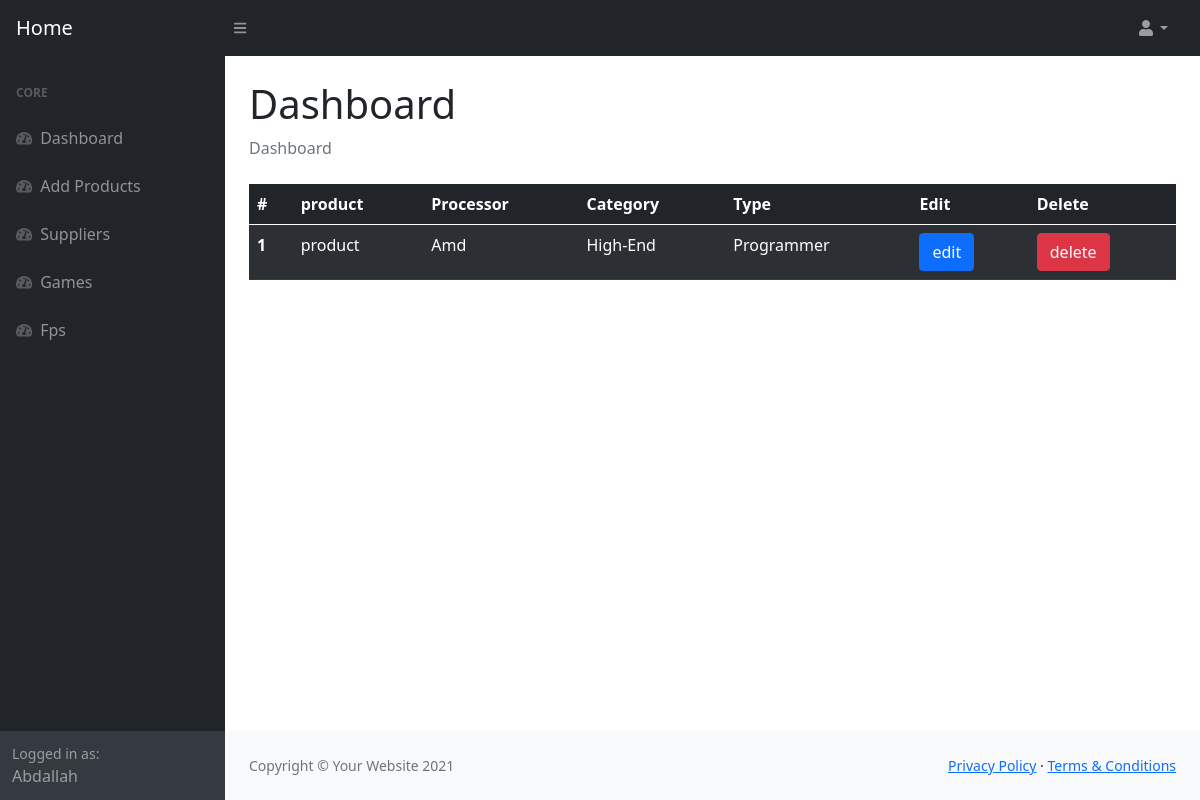
Page /dashboard/ (signed in) on the earlier database version.
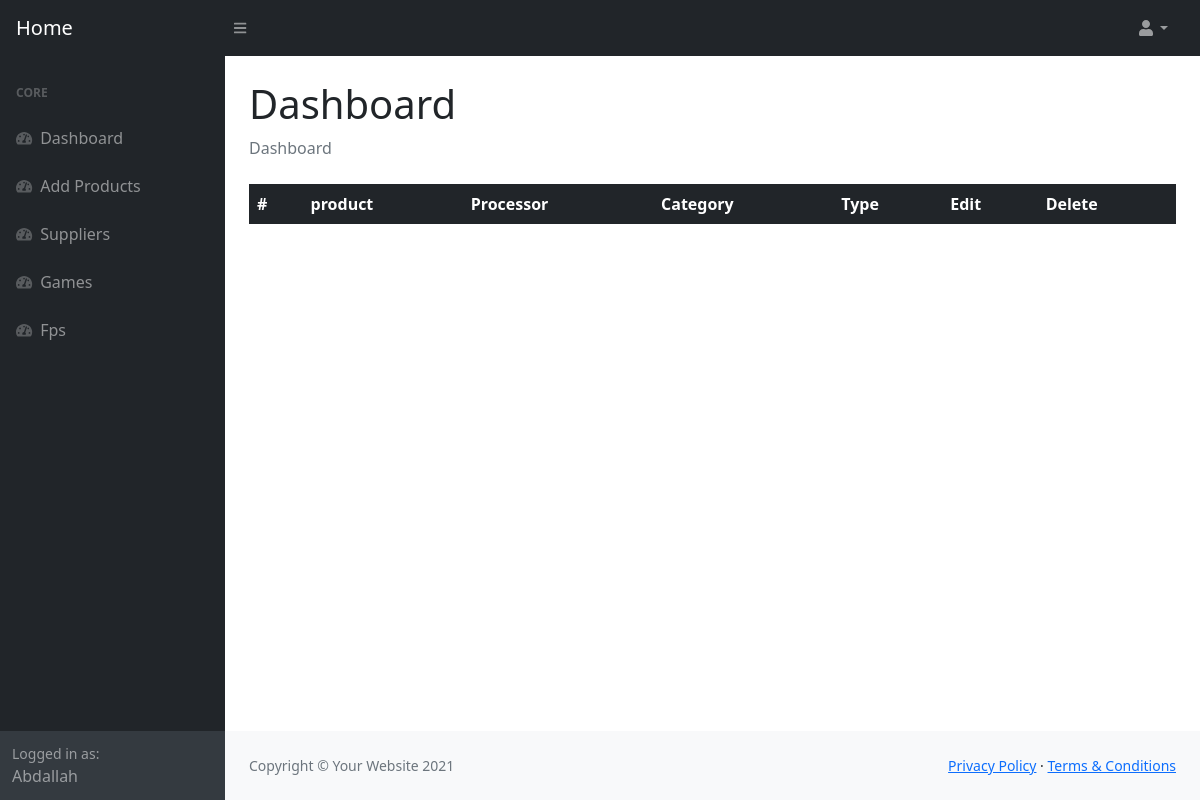
Same page on the later database version.
### Tech_Parts/models.py (models this page shows, shortened)
class Product(models.Model):
    name=models.CharField(max_length=100)
    filter=models.ForeignKey(Product_Filter,default=1,on_delete=models.CASCADE)
    image=models.CharField(max_length=3000)
    price=models.PositiveIntegerField(default=0)
    category=models.ForeignKey(Category,default=1,null=True,on_delete=models.SET_NULL)
    processor=models.ManyToManyField(Processor)
    type=models.ForeignKey(Type,default=6,null=True,on_delete=models.SET_NULL)
    details=HTMLField()
    code=models.CharField(max_length=100,blank=True)
    slug=models.SlugField(blank=True,max_length=100,unique=True)
    date_modified=models.DateTimeField(auto_now=True)

class Processor(models.Model):
    name=models.CharField(max_length=50)
    image=models.CharField(max_length=3000)
    def __str__(self):
        return self.name

class Category(models.Model):
    name=models.CharField(max_length=50)

class Type(models.Model):
    name=models.CharField(max_length=50)
    li=models.CharField(max_length=100)

### Tech_Parts/views.py (the view)
# urls.py: path("dashboard/",views.dashboard,name="dashboard"),
@login_required
def dashboard(request):
    products=Product.objects.all().order_by("category")
    if not request.user.is_superuser:
        messages.error(request,"you dont have permission to add products")
        return redirect(reverse("home:home"))
    context={"products":products}
    return render(request,"dashboard/index.html",context)

### templates/dashboard/index.html (shortened to what this page needs)
{% load static %}
<!DOCTYPE html>
<html lang="en">
    <head>
        <link href="https://cdn.jsdelivr.net/npm/simple-datatables@latest/dist/style.css" rel="stylesheet" />
        <link href="{% static 'dashboard/css/styles.css'  %}" rel="stylesheet" />
    </head>
    <body class="sb-nav-fixed">
        <nav class="sb-topnav navbar navbar-expand navbar-dark bg-dark">
            <a class="navbar-brand ps-3" href="{% url 'home:home' %}">Home</a>
            <button class="btn btn-link btn-sm order-1 order-lg-0 me-4 me-lg-0" id="sidebarToggle" href="#!"><i class="fas fa-bars"></i></button>
            <ul class="navbar-nav ms-auto ms-md-0 me-3 me-lg-4">
                <li class="nav-item dropdown">
                    <a class="nav-link dropdown-toggle" id="navbarDropdown" href="#" role="button" data-bs-toggle="dropdown" aria-expanded="false"><i class="fas fa-user fa-fw"></i></a>
                </li>
            </ul>
        </nav>
        <div id="layoutSidenav">
            <div id="layoutSidenav_nav">
                <nav class="sb-sidenav accordion sb-sidenav-dark" id="sidenavAccordion">
                    <div class="sb-sidenav-menu">
                        <div class="nav">
                            <div class="sb-sidenav-menu-heading">Core</div>
                            <a class="nav-link" href="{% url 'home:dashboard' %}">
                                <div class="sb-nav-link-icon"><i class="fas fa-tachometer-alt"></i></div>
                                Dashboard
                            </a>
                            <a class="nav-link" href="{% url 'home:add' %}">
                                <div class="sb-nav-link-icon"><i class="fas fa-tachometer-alt"></i></div>
                                Add Products
                            </a>
                            <a class="nav-link" href="{% url 'home:suppliers' %}">
                                <div class="sb-nav-link-icon"><i class="fas fa-tachometer-alt"></i></div>
                                Suppliers
                            </a>
                             <a class="nav-link" href="{% url 'home:gammes' %}">
                                <div class="sb-nav-link-icon"><i class="fas fa-tachometer-alt"></i></div>
                               Games
                            </a>
                            <a class="nav-link" href="{% url 'home:fps' %}">
                                <div class="sb-nav-link-icon"><i class="fas fa-tachometer-alt"></i></div>
                               Fps
                            </a>
                        </div>
                    </div>
                    <div class="sb-sidenav-footer">
                        <div class="small">Logged in as:</div>
                        {{request.user|title}}
                    </div>
                </nav>
            </div>
            <div id="layoutSidenav_content">
                <main>
                    <div class="container-fluid px-4">
                        <h1 class="mt-4">Dashboard</h1>
                        <ol class="breadcrumb mb-4">
                            <li class="breadcrumb-item active">Dashboard</li>
                        </ol>
                        <div >
                            <table class="table table-striped table-dark" >
                                <thead>
                                  <tr>
                                    <th scope="col">#</th>
                                    <th scope="col">product</th>
                                    <th scope="col">Processor</th>
                                    <th scope="col">Category</th>
                                    <th scope="col">Type</th>
                                    <th scope="col">Edit</th>
                                    <th scope="col">Delete</th>
                                  </tr>
                                </thead>
                                <tbody>
                                    {% for i in products %}
                                  <tr>
                                    <th scope="row">{{forloop.counter}}</th>
                                    <td>{{i.name}}</td>
                                    {% if i.processor.count == 2 %}
                                    <td>Amd-Intel</td>
                                    {% else %}
                                    <td>{{i.processor.first}}</td>
                                    {% endif %}
                                    <td>{{i.category.name}}</td>
                                    <td>{{i.type.name}}</td>
                                    <td> <a href="{% url 'home:edit' slug=i.slug %}" type="button" class="btn btn-primary">
                                       edit
                                       </a></td>
                                    <td>
                                        <button type="button" class="btn btn-danger" data-bs-toggle="modal" data-bs-target="#exampleModal-{{i.id}}">
                                         delete
                                        </button>
                                        </td>
                                  </tr>
                                  {% endfor %}
                                </tbody>
                              </table>
                        </div>
                    </div>
                </main>
                <footer class="py-4 bg-light mt-auto">
                    <div class="container-fluid px-4">
                        <div class="d-flex align-items-center justify-content-between small">
                            <div class="text-muted">Copyright &copy; Your Website 2021</div>
                            <div>
                                <a href="#">Privacy Policy</a>
                                &middot;
                                <a href="#">Terms &amp; Conditions</a>
                            </div>
                        </div>
                    </div>
                </footer>
            </div>
        </div>
    </body>
</html>

Differences in the rows shown:
removed Product: name "product", processor.first "Amd", category.name "High-End", type.name "Programmer"
